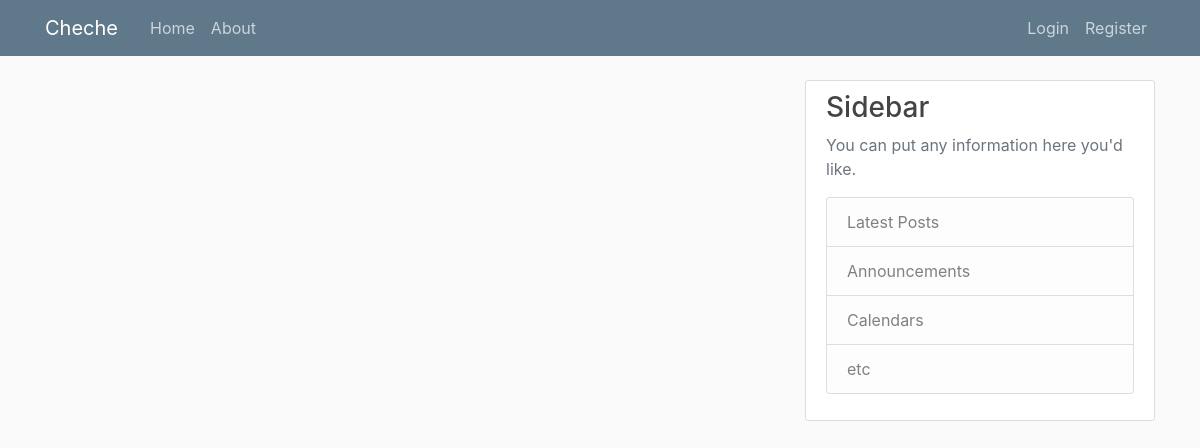
The app's page /, older data.
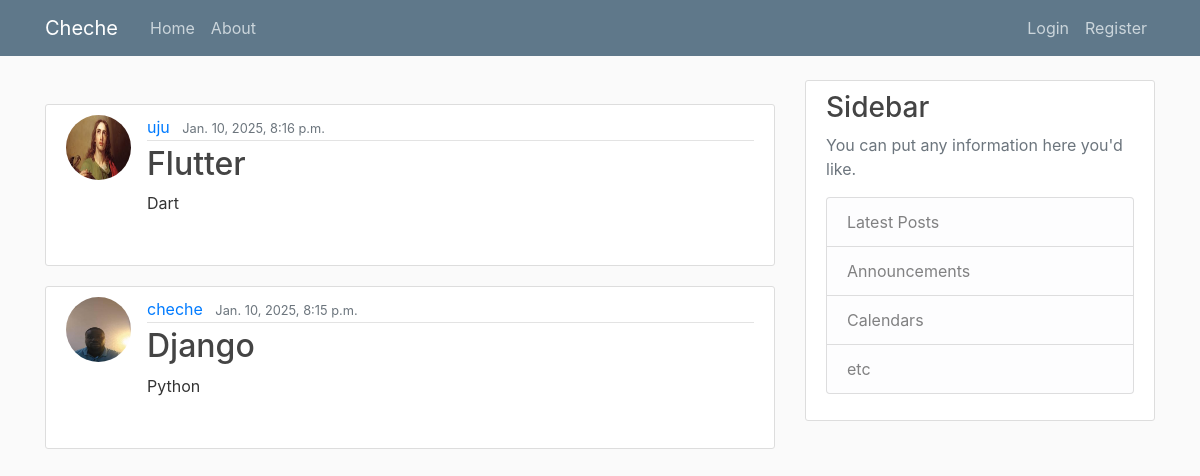
The same page, newer data.
### blog/models.py (models this page shows, shortened)
class Post(models.Model):
    title = models.CharField(max_length=100)
    content = models.TextField()
    date_posted = models.DateTimeField(default=timezone.now)
    author = models.ForeignKey(User, on_delete=models.CASCADE)
    class Meta:
        ordering = ['-date_posted']
        verbose_name_plural = "Posts"

### users/models.py (models this page shows, shortened)
class Profile(models.Model):
    user = models.OneToOneField(User, on_delete=models.CASCADE)
    email = models.EmailField(max_length=100, blank=True)
    phone = models.CharField(max_length=20, blank=True)
    bio = models.TextField(max_length=500, blank=True)
    location = models.CharField(max_length=30, blank=True)
    birth_date = models.DateField(null=True, blank=True)
    image = models.ImageField(default="default.jpg",upload_to='images/', blank=True)
    class Meta:
        verbose_name = 'Profile'
        verbose_name_plural = 'Profiles'

### blog/views.py (the view)
# urls.py: path("", views.index, name="home"),
def index(request):
    posts = Post.objects.all().order_by('-date_posted')
    return render(request, "blog/index.html", {"posts": posts})

### blog/templates/blog/index.html (shortened to what this page needs)
{% extends 'base.html' %} <br />
{% block content %} <br />
{% for post in posts %}
<article class="media content-section">
  <img
    class="rounded-circle article-img"
    src="{{ post.author.profile.image.url }}"
  />
  <div class="media-body">
    <div class="article-metadata">
      <a class="mr-2" href="#">{{ post.author }}</a>
      <small class="text-muted">{{ post.date_posted }}</small>
    </div>
    <h2><a class="article-title" href="#">{{ post.title }}</a></h2>
    <p class="article-content">{{ post.content }}</p>
  </div>
</article>
{% endfor %} {% endblock %}

### blog/templates/base.html (shortened to what this page needs)
{% load static %}
<!DOCTYPE html>
<html lang="en">
  <head>
    <link
      rel="stylesheet"
      href="https://cdn.jsdelivr.net/npm/bootstrap@4.0.0/dist/css/bootstrap.min.css"
    />
<link rel="stylesheet" href="{% static 'blog/main.css' %}">
  </head>
  <body>
 <main role="main" class="container">
  <div class="row">
    {% include 'nav.html' %}
    <div class="col-md-8">
      {% block content %}{% endblock %}
    </div>
    <div class="col-md-4">
      <div class="content-section">
        <h3>Sidebar</h3>
        <p class='text-muted'>You can put any information here you'd like.
          <ul class="list-group">
            <li class="list-group-item list-group-item-light">Latest Posts</li>
            <li class="list-group-item list-group-item-light">Announcements</li>
            <li class="list-group-item list-group-item-light">Calendars</li>
            <li class="list-group-item list-group-item-light">etc</li>
          </ul>
        </p>
      </div>
    </div>
  </div>
</main>
  </body>
</html>

### blog/templates/nav.html (shortened to what this page needs)
<header class="site-header">
  <nav class="navbar navbar-expand-md navbar-dark bg-steel fixed-top">
    <div class="container">
      <a class="navbar-brand mr-4" href="{% url 'blog:home' %}"> Cheche</a>
      <div class="collapse navbar-collapse" id="navbarToggle">
        <div class="navbar-nav mr-auto">
          <a class="nav-item nav-link" href="{% url 'blog:home' %}">Home</a>
          <a class="nav-item nav-link" href="{% url 'blog:about' %}">About</a>
        </div>
        <div class="navbar-nav">
          {% if user.is_authenticated %}
          <a class="nav-item nav-link" href="{% url 'profile' %}">Profile</a>
          <form action="{% url 'logout' %}" method="post" class="d-inline">
            {% csrf_token %}
            <button type="submit" class="btn btn-outline-dark">Log Out</button>
          </form>
          {% else %}
          <a class="nav-item nav-link" href="{% url 'login' %}">Login</a>
          <a class="nav-item nav-link" href="{% url 'signup' %}">Register</a>
          {% endif %}
        </div>
      </div>
    </div>
  </nav>
</header>

### blog/static/blog/main.css (style rules this page uses)
body { background: #fafafa; color: #333333; margin-top: 5rem; }
h1, h2, h3, h4, h5, h6 { color: #444444; }
ul { margin: 0; }
.bg-steel { background-color: #5f788a; }
.site-header .navbar-nav .nav-link { color: #cbd5db; }
.content-section { background: #ffffff; padding: 10px 20px; border: 1px solid #dddddd; border-radius: 3px; margin-bottom: 20px; }
.article-title { color: #444444; }
.article-content { white-space: pre-line; }
.article-img { height: 65px; width: 65px; margin-right: 16px; }
.article-metadata { padding-bottom: 1px; margin-bottom: 4px; border-bottom: 1px solid #e3e3e3 }

Row changes from the older to the newer data that the page shows:
added Post: author.profile.image (picture), author "uju", date_posted "Jan. 10, 2025, 8:16 p.m.", title "Flutter", content "Dart"
added Post: author.profile.image (picture), author "cheche", date_posted "Jan. 10, 2025, 8:15 p.m.", title "Django", content "Python"
